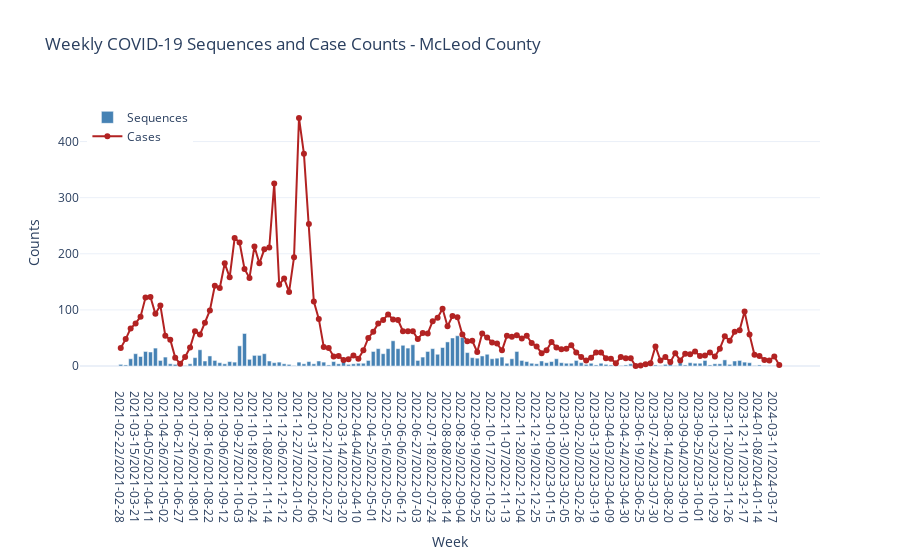

Notebook code cell kept with this figure:
### Code cell
import pandas as pd
import plotly.graph_objects as go

# --- Load sequence metadata ---
metadata = pd.read_csv("06_17_sequences.tsv", sep="\t")
metadata['date'] = pd.to_datetime(metadata['date'], format='mixed', errors='coerce')
metadata = metadata.dropna(subset=['date'])
sequence_weekly = metadata.groupby(metadata['date'].dt.to_period("W")).size()

# --- Load case data ---
case_df = pd.read_csv("mcleod_case_counts.tsv", sep="\t")
case_df['mmwr_startdate'] = pd.to_datetime(case_df['mmwr_startdate'], format='%m/%d/%y')
case_df = case_df.set_index('mmwr_startdate')
case_weekly = case_df['case_count'].to_period("W")

# --- Combine both datasets ---
combined = pd.DataFrame({
    'Sequences': sequence_weekly,
    'Cases': case_weekly
}).dropna()

# --- Make x-axis strings for interactivity
x_labels = combined.index.astype(str)

# --- Create interactive figure ---
fig = go.Figure()

# Sequences as bars
fig.add_trace(go.Bar(
    x=x_labels,
    y=combined['Sequences'],
    name='Sequences',
    marker_color='steelblue'
))

# Cases as line
fig.add_trace(go.Scatter(
    x=x_labels,
    y=combined['Cases'],
    name='Cases',
    mode='lines+markers',
    marker=dict(color='firebrick'),
    line=dict(color='firebrick')
))

# Layout and formatting
fig.update_layout(
    title="Weekly COVID-19 Sequences and Case Counts - McLeod County",
    xaxis_title="Week",
    yaxis_title="Counts",
    hovermode="x unified",
    template="plotly_white",
    barmode="overlay",
    legend=dict(x=0.01, y=0.99)
)

# Display in notebook
fig.show()

# Optionally, save as an HTML file
fig.write_html("interactive_sequence_case_plot.html")

### Figure 1 — Plotly figure (JSON) as saved in the notebook; plotly's stock layout.template omitted (floating-point values rounded to 4 significant figures; data arrays with more than 128 entries replaced by an {"elided": "..."} marker saying what was removed)
{"data": [{"marker": {"color": "steelblue"}, "name": "Sequences", "type": "bar", "x": {"elided": "134 str values"}, "y": {"elided": "134 int values"}}, {"line": {"color": "firebrick"}, "marker": {"color": "firebrick"}, "mode": "lines+markers", "name": "Cases", "type": "scatter", "x": {"elided": "134 str values"}, "y": {"elided": "134 int values"}}], "layout": {"autosize": true, "barmode": "overlay", "hovermode": "x unified", "legend": {"x": 0.01, "y": 0.99}, "title": {"text": "Weekly COVID-19 Sequences and Case Counts - McLeod County"}, "xaxis": {"autorange": true, "range": [-8.037, 141.0], "title": {"text": "Week"}, "type": "category"}, "yaxis": {"autorange": true, "range": [-59.44, 501.4], "title": {"text": "Counts"}, "type": "linear"}}}
